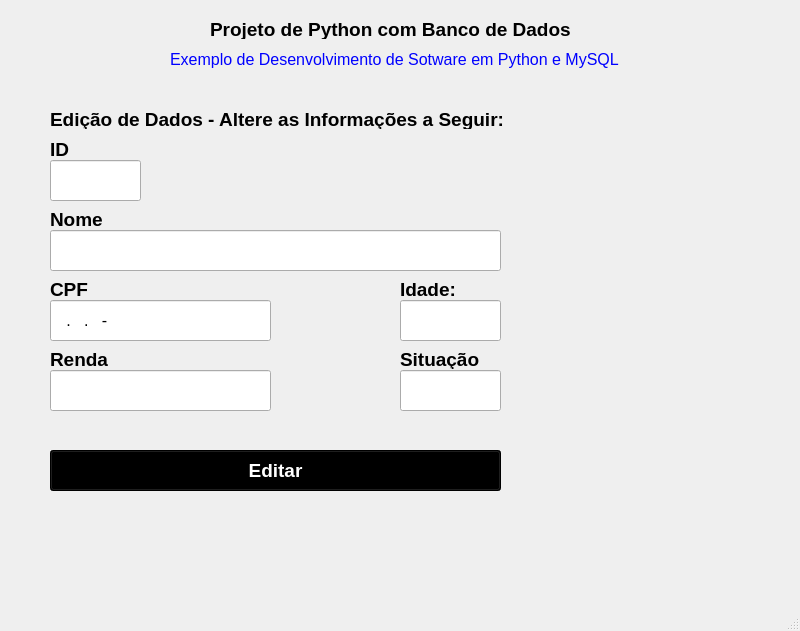
<?xml version="1.0" encoding="UTF-8"?>
<ui version="4.0">
 <class>MainWindow</class>
 <widget class="QMainWindow" name="MainWindow">
  <property name="geometry">
   <rect>
    <x>0</x>
    <y>0</y>
    <width>800</width>
    <height>631</height>
   </rect>
  </property>
  <property name="windowTitle">
   <string>MainWindow</string>
  </property>
  <widget class="QWidget" name="centralwidget">
   <widget class="QLabel" name="label_3">
    <property name="geometry">
     <rect>
      <x>50</x>
      <y>110</y>
      <width>461</width>
      <height>19</height>
     </rect>
    </property>
    <property name="font">
     <font>
      <family>Arial</family>
      <pointsize>14</pointsize>
      <bold>true</bold>
     </font>
    </property>
    <property name="text">
     <string>Edição de Dados - Altere as Informações a Seguir:</string>
    </property>
   </widget>
   <widget class="QLabel" name="label_2">
    <property name="geometry">
     <rect>
      <x>170</x>
      <y>50</y>
      <width>451</width>
      <height>19</height>
     </rect>
    </property>
    <property name="font">
     <font>
      <family>Arial</family>
      <pointsize>12</pointsize>
      <bold>false</bold>
     </font>
    </property>
    <property name="styleSheet">
     <string notr="true">color:rgb(0, 0, 255)</string>
    </property>
    <property name="text">
     <string>Exemplo de Desenvolvimento de Sotware em Python e MySQL</string>
    </property>
   </widget>
   <widget class="QLabel" name="label">
    <property name="geometry">
     <rect>
      <x>210</x>
      <y>20</y>
      <width>371</width>
      <height>19</height>
     </rect>
    </property>
    <property name="font">
     <font>
      <family>Arial</family>
      <pointsize>14</pointsize>
      <bold>true</bold>
     </font>
    </property>
    <property name="text">
     <string>Projeto de Python com Banco de Dados</string>
    </property>
   </widget>
   <widget class="QLineEdit" name="txtAlterarId">
    <property name="geometry">
     <rect>
      <x>50</x>
      <y>160</y>
      <width>91</width>
      <height>41</height>
     </rect>
    </property>
    <property name="font">
     <font>
      <family>Arial</family>
      <pointsize>12</pointsize>
     </font>
    </property>
   </widget>
   <widget class="QLabel" name="label_5">
    <property name="geometry">
     <rect>
      <x>50</x>
      <y>140</y>
      <width>21</width>
      <height>19</height>
     </rect>
    </property>
    <property name="font">
     <font>
      <family>Arial</family>
      <pointsize>14</pointsize>
      <bold>true</bold>
     </font>
    </property>
    <property name="styleSheet">
     <string notr="true"/>
    </property>
    <property name="text">
     <string>ID</string>
    </property>
   </widget>
   <widget class="QLineEdit" name="txtAlterarNome">
    <property name="geometry">
     <rect>
      <x>50</x>
      <y>230</y>
      <width>451</width>
      <height>41</height>
     </rect>
    </property>
    <property name="font">
     <font>
      <family>Arial</family>
      <pointsize>12</pointsize>
     </font>
    </property>
   </widget>
   <widget class="QLabel" name="label_6">
    <property name="geometry">
     <rect>
      <x>50</x>
      <y>210</y>
      <width>61</width>
      <height>19</height>
     </rect>
    </property>
    <property name="font">
     <font>
      <family>Arial</family>
      <pointsize>14</pointsize>
      <bold>true</bold>
     </font>
    </property>
    <property name="styleSheet">
     <string notr="true"/>
    </property>
    <property name="text">
     <string>Nome</string>
    </property>
   </widget>
   <widget class="QLineEdit" name="txtAlterarCpf">
    <property name="geometry">
     <rect>
      <x>50</x>
      <y>300</y>
      <width>221</width>
      <height>41</height>
     </rect>
    </property>
    <property name="font">
     <font>
      <family>Arial</family>
      <pointsize>12</pointsize>
     </font>
    </property>
    <property name="inputMask">
     <string>000.000.000-00</string>
    </property>
   </widget>
   <widget class="QLabel" name="label_7">
    <property name="geometry">
     <rect>
      <x>50</x>
      <y>280</y>
      <width>41</width>
      <height>19</height>
     </rect>
    </property>
    <property name="font">
     <font>
      <family>Arial</family>
      <pointsize>14</pointsize>
      <bold>true</bold>
     </font>
    </property>
    <property name="styleSheet">
     <string notr="true"/>
    </property>
    <property name="text">
     <string>CPF</string>
    </property>
   </widget>
   <widget class="QLineEdit" name="txtAlterarIdade">
    <property name="geometry">
     <rect>
      <x>400</x>
      <y>300</y>
      <width>101</width>
      <height>41</height>
     </rect>
    </property>
    <property name="font">
     <font>
      <family>Arial</family>
      <pointsize>12</pointsize>
     </font>
    </property>
   </widget>
   <widget class="QLabel" name="label_8">
    <property name="geometry">
     <rect>
      <x>400</x>
      <y>280</y>
      <width>61</width>
      <height>19</height>
     </rect>
    </property>
    <property name="font">
     <font>
      <family>Arial</family>
      <pointsize>14</pointsize>
      <bold>true</bold>
     </font>
    </property>
    <property name="styleSheet">
     <string notr="true"/>
    </property>
    <property name="text">
     <string>Idade:</string>
    </property>
   </widget>
   <widget class="QLineEdit" name="txtAlterarRenda">
    <property name="geometry">
     <rect>
      <x>50</x>
      <y>370</y>
      <width>221</width>
      <height>41</height>
     </rect>
    </property>
    <property name="font">
     <font>
      <family>Arial</family>
      <pointsize>12</pointsize>
     </font>
    </property>
   </widget>
   <widget class="QLabel" name="label_9">
    <property name="geometry">
     <rect>
      <x>50</x>
      <y>350</y>
      <width>61</width>
      <height>19</height>
     </rect>
    </property>
    <property name="font">
     <font>
      <family>Arial</family>
      <pointsize>14</pointsize>
      <bold>true</bold>
     </font>
    </property>
    <property name="styleSheet">
     <string notr="true"/>
    </property>
    <property name="text">
     <string>Renda</string>
    </property>
   </widget>
   <widget class="QLineEdit" name="txtAlterarSituacao">
    <property name="geometry">
     <rect>
      <x>400</x>
      <y>370</y>
      <width>101</width>
      <height>41</height>
     </rect>
    </property>
    <property name="font">
     <font>
      <family>Arial</family>
      <pointsize>12</pointsize>
     </font>
    </property>
   </widget>
   <widget class="QLabel" name="label_10">
    <property name="geometry">
     <rect>
      <x>400</x>
      <y>350</y>
      <width>81</width>
      <height>19</height>
     </rect>
    </property>
    <property name="font">
     <font>
      <family>Arial</family>
      <pointsize>14</pointsize>
      <bold>true</bold>
     </font>
    </property>
    <property name="styleSheet">
     <string notr="true"/>
    </property>
    <property name="text">
     <string>Situação</string>
    </property>
   </widget>
   <widget class="QPushButton" name="btnAlterar">
    <property name="geometry">
     <rect>
      <x>50</x>
      <y>450</y>
      <width>451</width>
      <height>41</height>
     </rect>
    </property>
    <property name="font">
     <font>
      <family>Arial</family>
      <pointsize>14</pointsize>
      <bold>true</bold>
     </font>
    </property>
    <property name="styleSheet">
     <string notr="true">background-color: rgb(0, 0, 0);
color: rgb(255, 255, 255);</string>
    </property>
    <property name="text">
     <string>Editar</string>
    </property>
   </widget>
  </widget>
  <widget class="QMenuBar" name="menubar">
   <property name="geometry">
    <rect>
     <x>0</x>
     <y>0</y>
     <width>800</width>
     <height>33</height>
    </rect>
   </property>
  </widget>
  <widget class="QStatusBar" name="statusbar"/>
 </widget>
 <resources/>
 <connections/>
</ui>
